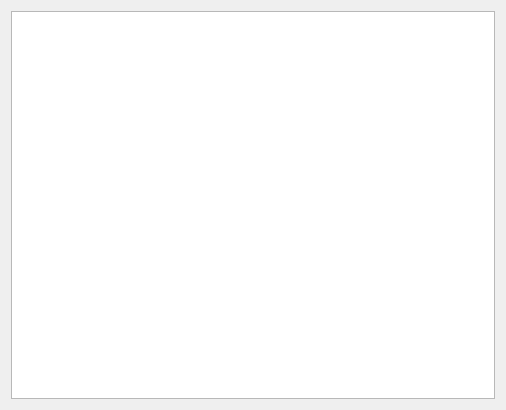
<?xml version="1.0" encoding="UTF-8"?>
<ui version="4.0">
 <class>ActorChoose</class>
 <widget class="QDialog" name="ActorChoose">
  <property name="geometry">
   <rect>
    <x>0</x>
    <y>0</y>
    <width>506</width>
    <height>410</height>
   </rect>
  </property>
  <property name="windowTitle">
   <string>Dialog</string>
  </property>
  <layout class="QVBoxLayout" name="verticalLayout">
   <item>
    <widget class="QTableWidget" name="table">
     <property name="editTriggers">
      <set>QAbstractItemView::NoEditTriggers</set>
     </property>
     <property name="selectionMode">
      <enum>QAbstractItemView::SingleSelection</enum>
     </property>
     <property name="selectionBehavior">
      <enum>QAbstractItemView::SelectRows</enum>
     </property>
    </widget>
   </item>
  </layout>
 </widget>
 <resources/>
 <connections/>
</ui>
